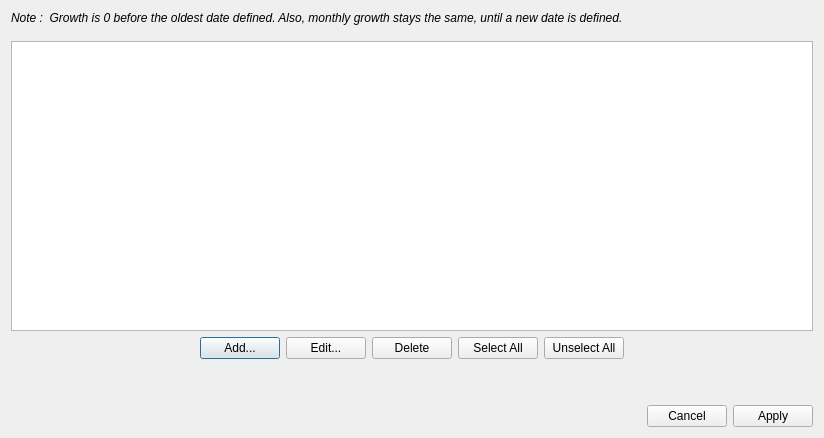
<?xml version="1.0" encoding="UTF-8"?>
<ui version="4.0">
 <class>EditVariableGrowthDialog</class>
 <widget class="QDialog" name="EditVariableGrowthDialog">
  <property name="geometry">
   <rect>
    <x>0</x>
    <y>0</y>
    <width>824</width>
    <height>438</height>
   </rect>
  </property>
  <property name="sizePolicy">
   <sizepolicy hsizetype="Preferred" vsizetype="Preferred">
    <horstretch>0</horstretch>
    <verstretch>0</verstretch>
   </sizepolicy>
  </property>
  <property name="windowTitle">
   <string>Dialog</string>
  </property>
  <layout class="QVBoxLayout" name="verticalLayout_2">
   <item>
    <layout class="QVBoxLayout" name="verticalLayout" stretch="0,0,1,0,0,0">
     <item>
      <widget class="QLabel" name="noteLabel">
       <property name="font">
        <font>
         <italic>true</italic>
        </font>
       </property>
       <property name="text">
        <string>Note :  Growth is 0 before the oldest date defined. Also, monthly growth stays the same, until a new date is defined.</string>
       </property>
       <property name="wordWrap">
        <bool>true</bool>
       </property>
      </widget>
     </item>
     <item>
      <spacer name="verticalSpacer_2">
       <property name="orientation">
        <enum>Qt::Vertical</enum>
       </property>
       <property name="sizeType">
        <enum>QSizePolicy::Fixed</enum>
       </property>
       <property name="sizeHint" stdset="0">
        <size>
         <width>20</width>
         <height>10</height>
        </size>
       </property>
      </spacer>
     </item>
     <item>
      <widget class="QTableView" name="growthTableView">
       <property name="editTriggers">
        <set>QAbstractItemView::NoEditTriggers</set>
       </property>
       <property name="alternatingRowColors">
        <bool>true</bool>
       </property>
       <property name="selectionMode">
        <enum>QAbstractItemView::ExtendedSelection</enum>
       </property>
       <property name="selectionBehavior">
        <enum>QAbstractItemView::SelectRows</enum>
       </property>
       <attribute name="horizontalHeaderStretchLastSection">
        <bool>true</bool>
       </attribute>
      </widget>
     </item>
     <item>
      <layout class="QHBoxLayout" name="horizontalLayout_2">
       <item>
        <spacer name="horizontalSpacer_2">
         <property name="orientation">
          <enum>Qt::Horizontal</enum>
         </property>
         <property name="sizeHint" stdset="0">
          <size>
           <width>40</width>
           <height>20</height>
          </size>
         </property>
        </spacer>
       </item>
       <item>
        <widget class="QPushButton" name="addPushButton">
         <property name="text">
          <string>Add...</string>
         </property>
        </widget>
       </item>
       <item>
        <widget class="QPushButton" name="editPushButton">
         <property name="text">
          <string>Edit...</string>
         </property>
        </widget>
       </item>
       <item>
        <widget class="QPushButton" name="deletePushButton">
         <property name="text">
          <string>Delete</string>
         </property>
        </widget>
       </item>
       <item>
        <widget class="QPushButton" name="SelectAllPushButton">
         <property name="text">
          <string>Select All</string>
         </property>
        </widget>
       </item>
       <item>
        <widget class="QPushButton" name="unselectAllPushButton">
         <property name="text">
          <string>Unselect All</string>
         </property>
        </widget>
       </item>
       <item>
        <spacer name="horizontalSpacer_3">
         <property name="orientation">
          <enum>Qt::Horizontal</enum>
         </property>
         <property name="sizeHint" stdset="0">
          <size>
           <width>40</width>
           <height>20</height>
          </size>
         </property>
        </spacer>
       </item>
      </layout>
     </item>
     <item>
      <spacer name="verticalSpacer">
       <property name="orientation">
        <enum>Qt::Vertical</enum>
       </property>
       <property name="sizeHint" stdset="0">
        <size>
         <width>20</width>
         <height>40</height>
        </size>
       </property>
      </spacer>
     </item>
     <item>
      <layout class="QHBoxLayout" name="horizontalLayout">
       <item>
        <spacer name="horizontalSpacer">
         <property name="orientation">
          <enum>Qt::Horizontal</enum>
         </property>
         <property name="sizeHint" stdset="0">
          <size>
           <width>40</width>
           <height>20</height>
          </size>
         </property>
        </spacer>
       </item>
       <item>
        <widget class="QPushButton" name="cancelPushButton">
         <property name="text">
          <string>Cancel</string>
         </property>
        </widget>
       </item>
       <item>
        <widget class="QPushButton" name="applyPushButton">
         <property name="text">
          <string>Apply</string>
         </property>
        </widget>
       </item>
      </layout>
     </item>
    </layout>
   </item>
  </layout>
 </widget>
 <resources/>
 <connections/>
</ui>
